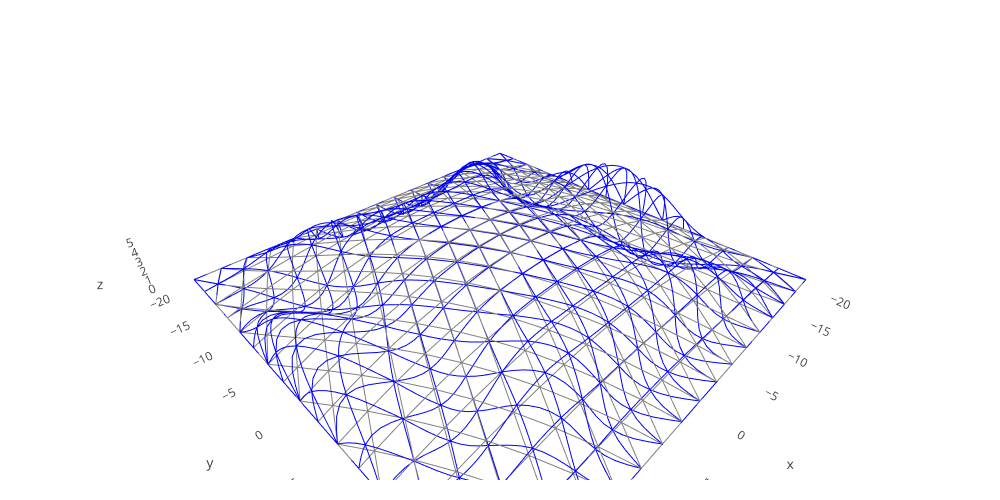

The notebook cell this image was saved under:
### Markdown cell above
# Viewer

### Code cell
i=7
gridt=2
GRSp = tp.GridShell(GRSA[i].span,GRSA[i].height,120,10,GRSA[i].gN,4,gridt)
tk.CreateGeom(GRSp)    
GRSp.SupType = 1
amp=GRSA[i].span/1000
alfa, GRSi = imp.imperfection(GRSp, 0, amp)
print('{0:.2f}'.format(-alfa / 1000))
iplt(ptk.PlotImp(GRSp,GRSi,100))

### Figure 1 — Plotly figure (JSON) as saved in the notebook; plotly's stock layout.template omitted (floating-point values rounded to 4 significant figures; data arrays with more than 128 entries replaced by an {"elided": "..."} marker saying what was removed)
{"data": [{"line": {"color": "grey"}, "mode": "lines", "type": "scatter3d", "x": {"elided": "9888 float values"}, "y": {"elided": "9888 float values"}, "z": {"elided": "9888 float values"}}, {"line": {"color": "blue"}, "mode": "lines", "type": "scatter3d", "x": {"elided": "9888 float values"}, "y": {"elided": "9888 float values"}, "z": {"elided": "9888 float values"}}], "layout": {"height": 500, "hovermode": "closest", "margin": {"b": 20, "l": 5, "r": 5, "t": 40}, "scene": {"aspectmode": "data", "xaxis": {"showgrid": false, "zeroline": false}, "yaxis": {"showgrid": false, "zeroline": false}, "zaxis": {"showgrid": false, "zeroline": false}}, "showlegend": false, "width": 1000}}
